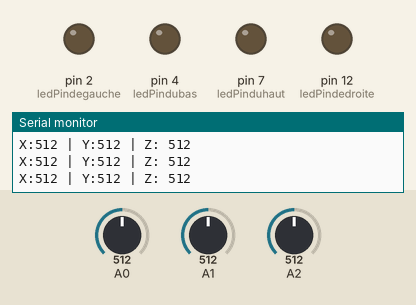
This sketch was run on a simulated Arduino Uno, built with avr-gcc and run on an emulated ATmega328P. Shown: output pins drawn as LEDs (lit = HIGH), the last lines printed to the serial monitor. Dashed ring = blinking. Inputs (shaded band) come from the test bench; at power-on: A0 = 512, A1 = 512, A2 = 512.

Above: at 1.2 s.
1.3 s: A0 set to 22
4.3 s: A0 set to 17
At 4.9 s:
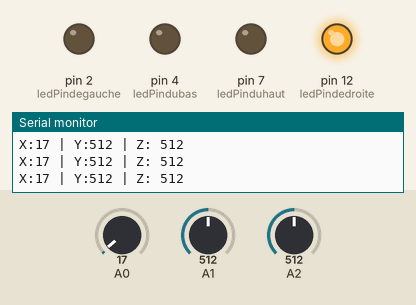
5.8 s: A1 set to 21
8.8 s: A1 set to 18
At 10.0 s:
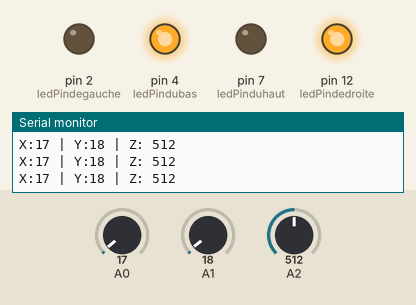
10.3 s: A2 set to 11
11.8 s: A2 set to 8
At 13.2 s:
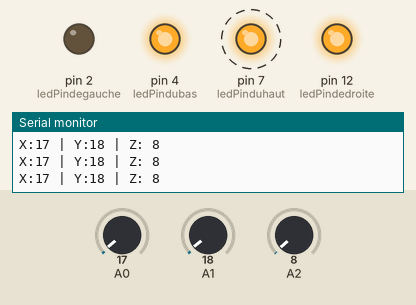
Timing chart, 0 to 15.8 s (numbered marks = the images above; inputs shaded):
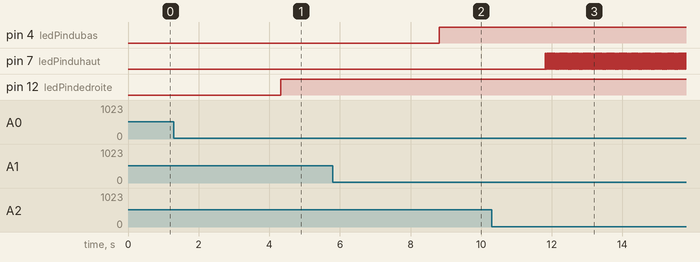

Measured:
- the behaviour switches between 20 and 19 on A0 (found by bisection; images 0 and 1)
- the behaviour switches between 20 and 19 on A1 (found by bisection; images 1 and 2)
- the behaviour switches between 10 and 9 on A2 (found by bisection; images 2 and 3)
- after the input at 4.3 s, pin 12 (ledPindedroite): LOW → HIGH at once
- after the input at 8.8 s, pin 4 (ledPindubas): LOW → HIGH at once
- after the input at 11.8 s, pin 7 (ledPinduhaut): alternates HIGH for 0.01 s and LOW for 0.01 s, starting at once

The sketch:

led_control_with_joystick.ino
```cpp
int sensorPin = 5;
int ledPindubas = 4;
int ledPinduhaut = 7;
int ledPindegauche = 2;
int ledPindedroite = 12;
int value = 0;

void setup() {
  pinMode(ledPindubas, OUTPUT);
  pinMode(ledPinduhaut, OUTPUT);
  pinMode(ledPindegauche, OUTPUT);
  pinMode(ledPindedroite, OUTPUT);
  Serial.begin(9600); }

void loop() {
  value = analogRead(0);
  Serial.print("X:");
  Serial.print(value, DEC);

  if (value > 1010){
    digitalWrite(ledPindegauche, HIGH);
  }

  if (value < 1010){
    digitalWrite(ledPindegauche, LOW);
  }

  if (value < 20){
    digitalWrite(ledPindedroite, HIGH);
  }

  if (value > 20){
    digitalWrite(ledPindedroite, LOW);
  }

  value = analogRead(1);
  Serial.print(" | Y:");
  Serial.print(value, DEC);

  if (value > 1010){
    digitalWrite(ledPinduhaut, HIGH);
  }

  if (value < 1010){
    digitalWrite(ledPinduhaut, LOW);
  }

  if (value > 20){
    digitalWrite(ledPindubas, LOW);
  }

  if (value < 20){
    digitalWrite(ledPindubas, HIGH);
  }

  value = analogRead(2);
  Serial.print(" | Z: ");
  Serial.println(value, DEC);

  if (value < 10){
    digitalWrite(ledPinduhaut, HIGH);
    digitalWrite(ledPindubas, HIGH);
    digitalWrite(ledPindegauche, HIGH);
    digitalWrite(ledPindedroite, HIGH); }
}
```
